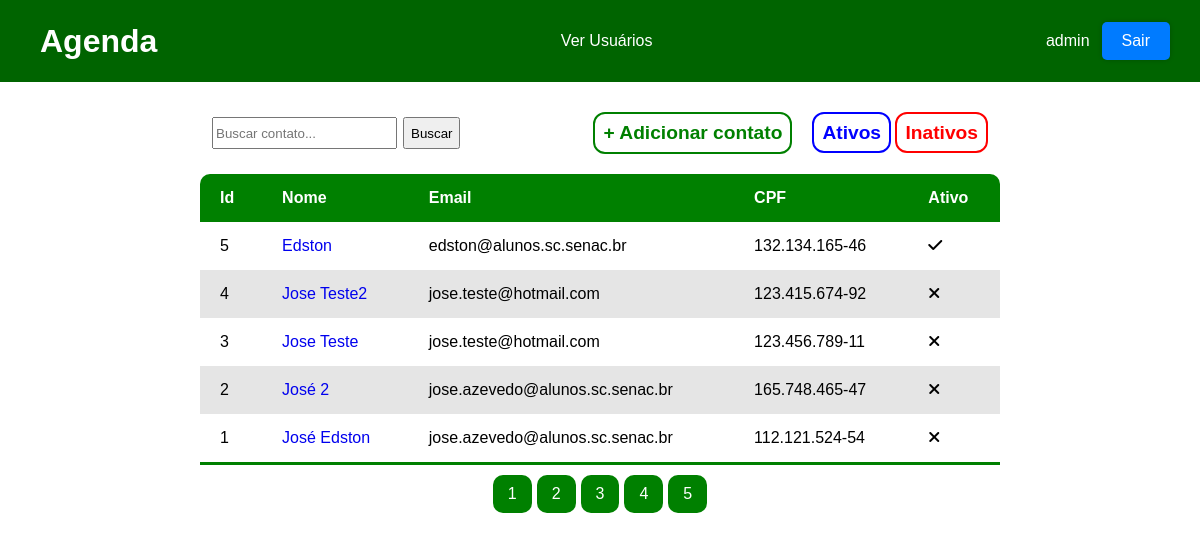
The app's page / (signed in) with its own data.
### contatos/models.py (models this page shows, shortened)
class Contatos(models.Model):
    usuario = models.ForeignKey(User, on_delete=models.CASCADE) #models.CASCADE ele elimina tudo, o models.DO_NOTHING não faz nada com as informações
    nome = models.CharField(max_length=255)
    imagem = models.ImageField()
    cpf = models.CharField(max_length=14)
    email = models.EmailField()
    telefone = models.CharField(max_length=20)
    altura = models.DecimalField(max_digits=3, decimal_places=2)
    descricao = models.TextField()
    data_nascimento = models.DateField()
    ativo = models.BooleanField()
    class Meta:
        verbose_name_plural = 'Contatos'

### contatos/views.py (the view)
# urls.py: path('', views.index, name='home'),
@login_required(redirect_field_name='login')
def index(request):
    contatos = Contatos.objects.filter(usuario_id=request.user.id).order_by('-id')
    return render(request, 'pages/index.html', {'contatos':contatos})

### contatos/templates/pages/index.html (shortened to what this page needs)
{% load static %}
<!DOCTYPE html>
<html lang="en">
<head>
    <link rel="stylesheet" href="{% static 'style.css' %}">
    <link rel="stylesheet" href="https://cdnjs.cloudflare.com/ajax/libs/font-awesome/6.4.0/css/all.min.css" />
</head>
<body>
    <div class="navbar">
        <h1>Agenda</h1>
        {% if user.is_superuser %}
        <a href="{% url 'ver_usuario' %}">Ver Usuários</a>
        {% endif %}
        <div class="user">
            <p>{{user}}</p>
            <a href="{% url 'logout' %}" class="botao_logout">Sair</a>
        </div>
    </div>
    <form action="{% url 'busca' %}">
        <div class="form-inputs">
            <input type="text" name="search" placeholder="Buscar contato...">
            <button type="submit">Buscar</button>
        </div>
        <div class="add-btn">
            <a href="{% url 'adicionar' %}">+ Adicionar contato</a>
            <div class="btn-filter">
                <a href="{% url 'adicionar' %}">Ativos</a>
                <a href="{% url 'adicionar' %}">Inativos</a>
            </div>
        </div>
    </form>
    <table>
        <thead>
            <tr>
                <th>Id</th>
                <th>Nome</th>
                <th>Email</th>
                <th>CPF</th>
                <th>Ativo</th>
            </tr>
        </thead>
        <tbody>
            {% for contato in contatos %}
            <tr>
                <td>{{contato.id}}</td>
                <td><a href="{% url 'detalhes' contato.id  %}">{{contato.nome}}</a></td>
                <td>{{contato.email}}</td>
                <td>{{contato.cpf}}</td>
                {% if contato.ativo == True %}
                <td><i class="fa fa-check"></i></td>
                {% else %}
                <td><i class="fa fa-xmark"></i></td>
                {% endif %}
            </tr>
            {% endfor %}
        </tbody>
    </table>
    <div class="pagination">
        <a href="#">1</a>
        <a href="#">2</a>
        <a href="#">3</a>
        <a href="#">4</a>
        <a href="#">5</a>
    </div>
</body>
</html>

### templates/static/style.css (style rules this page uses)
* { margin:0; padding: 0; box-sizing: border-box; font-family: Verdana, Geneva, Tahoma, sans-serif; text-decoration: none; }
.navbar { padding: 12px 30px; margin-bottom: 20px; background-color: darkgreen; display: flex; justify-content: space-between; align-items: center; color: white; }
.user > a,.navbar > a { color: white; }
.user { display: flex; align-items: center; gap: 12px; }
table { width:800px; margin: 10px auto; border-collapse: collapse; text-align: left; border-radius: 10px 10px 0 0; overflow: hidden; }
thead > tr { background-color: green; color: white; }
tr > th, tr > td { padding: 15px 20px; }
tbody > tr:nth-last-of-type(even) { background-color: rgba(0, 0, 0, 0.100); }
tbody > tr:last-of-type { border-bottom: 3px solid green; }
.pagination { display: flex; width: 800px; margin: 5px auto; gap: 5px; justify-content: center; }
.pagination > a { background-color: green; padding: 10px 15px; color: white; border-radius: 10px; }
h1 { text-align: center; margin: 10px; }
form { width: 800px; padding: 0 12px; margin: 0 auto; display: flex; align-items: center; }
.form-inputs > input { height: 2rem; padding: 0 2px; }
.form-inputs { display: flex; align-items: center; gap: 6px; }
.form-inputs > button { height: 2rem; padding: 0 6px; }
.add-btn { width: 800px; margin: 10px auto; display: flex; justify-content: flex-end; gap: 20px; align-items: center; }
.add-btn > a, .btn-filter > a { padding: 8px; text-align: center; border: 2px solid green; border-radius: 12px; color: green; font-weight: bold; font-size: larger; }
.btn-filter > a:nth-child(1) { padding: 8px; text-align: center; border: 2px solid blue; border-radius: 12px; color: blue; font-weight: bold; font-size: larger; }
.btn-filter > a:nth-child(2) { padding: 8px; text-align: center; border: 2px solid red; border-radius: 12px; color: red; font-weight: bold; font-size: larger; }
.botao_logout { padding: 10px 20px; margin-top: 10px; margin-bottom: 10px; background-color: #007bff; color: #fff; border: none; border-radius: 5px; box-shadow: 0px 0px 5px rgba(0, 0, 0, 0.2); cursor: pointer; }

### records on screen
Contatos: id "5", nome "Edston", email "edston@alunos.sc.senac.br", cpf "132.134.165-46", ativo True (drawn)
Contatos: id "4", nome "Jose Teste2", email "jose.teste@hotmail.com", cpf "123.415.674-92", ativo False (drawn)
Contatos: id "3", nome "Jose Teste", email "jose.teste@hotmail.com", cpf "123.456.789-11", ativo False (drawn)
Contatos: id "2", nome "José 2", email "jose.azevedo@alunos.sc.senac.br", cpf "165.748.465-47", ativo False (drawn)
Contatos: id "1", nome "José Edston", email "jose.azevedo@alunos.sc.senac.br", cpf "112.121.524-54", ativo False (drawn)

### other values on screen
{{ user }} "admin"
